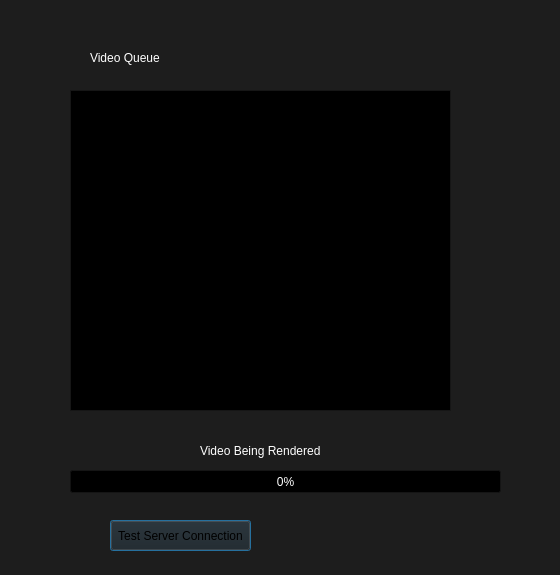
<?xml version="1.0" encoding="UTF-8"?>
<ui version="4.0">
 <class>Dialog</class>
 <widget class="QDialog" name="Dialog">
  <property name="geometry">
   <rect>
    <x>0</x>
    <y>0</y>
    <width>560</width>
    <height>575</height>
   </rect>
  </property>
  <property name="palette">
   <palette>
    <active>
     <colorrole role="WindowText">
      <brush brushstyle="SolidPattern">
       <color alpha="255">
        <red>255</red>
        <green>255</green>
        <blue>255</blue>
       </color>
      </brush>
     </colorrole>
     <colorrole role="Button">
      <brush brushstyle="SolidPattern">
       <color alpha="255">
        <red>29</red>
        <green>29</green>
        <blue>29</blue>
       </color>
      </brush>
     </colorrole>
     <colorrole role="Light">
      <brush brushstyle="SolidPattern">
       <color alpha="255">
        <red>43</red>
        <green>43</green>
        <blue>43</blue>
       </color>
      </brush>
     </colorrole>
     <colorrole role="Midlight">
      <brush brushstyle="SolidPattern">
       <color alpha="255">
        <red>36</red>
        <green>36</green>
        <blue>36</blue>
       </color>
      </brush>
     </colorrole>
     <colorrole role="Dark">
      <brush brushstyle="SolidPattern">
       <color alpha="255">
        <red>14</red>
        <green>14</green>
        <blue>14</blue>
       </color>
      </brush>
     </colorrole>
     <colorrole role="Mid">
      <brush brushstyle="SolidPattern">
       <color alpha="255">
        <red>19</red>
        <green>19</green>
        <blue>19</blue>
       </color>
      </brush>
     </colorrole>
     <colorrole role="Text">
      <brush brushstyle="SolidPattern">
       <color alpha="255">
        <red>255</red>
        <green>255</green>
        <blue>255</blue>
       </color>
      </brush>
     </colorrole>
     <colorrole role="BrightText">
      <brush brushstyle="SolidPattern">
       <color alpha="255">
        <red>255</red>
        <green>255</green>
        <blue>255</blue>
       </color>
      </brush>
     </colorrole>
     <colorrole role="ButtonText">
      <brush brushstyle="SolidPattern">
       <color alpha="255">
        <red>0</red>
        <green>0</green>
        <blue>0</blue>
       </color>
      </brush>
     </colorrole>
     <colorrole role="Base">
      <brush brushstyle="SolidPattern">
       <color alpha="255">
        <red>0</red>
        <green>0</green>
        <blue>0</blue>
       </color>
      </brush>
     </colorrole>
     <colorrole role="Window">
      <brush brushstyle="SolidPattern">
       <color alpha="255">
        <red>29</red>
        <green>29</green>
        <blue>29</blue>
       </color>
      </brush>
     </colorrole>
     <colorrole role="Shadow">
      <brush brushstyle="SolidPattern">
       <color alpha="255">
        <red>0</red>
        <green>0</green>
        <blue>0</blue>
       </color>
      </brush>
     </colorrole>
     <colorrole role="AlternateBase">
      <brush brushstyle="SolidPattern">
       <color alpha="255">
        <red>14</red>
        <green>14</green>
        <blue>14</blue>
       </color>
      </brush>
     </colorrole>
     <colorrole role="ToolTipBase">
      <brush brushstyle="SolidPattern">
       <color alpha="255">
        <red>255</red>
        <green>255</green>
        <blue>220</blue>
       </color>
      </brush>
     </colorrole>
     <colorrole role="ToolTipText">
      <brush brushstyle="SolidPattern">
       <color alpha="255">
        <red>0</red>
        <green>0</green>
        <blue>0</blue>
       </color>
      </brush>
     </colorrole>
    </active>
    <inactive>
     <colorrole role="WindowText">
      <brush brushstyle="SolidPattern">
       <color alpha="255">
        <red>255</red>
        <green>255</green>
        <blue>255</blue>
       </color>
      </brush>
     </colorrole>
     <colorrole role="Button">
      <brush brushstyle="SolidPattern">
       <color alpha="255">
        <red>29</red>
        <green>29</green>
        <blue>29</blue>
       </color>
      </brush>
     </colorrole>
     <colorrole role="Light">
      <brush brushstyle="SolidPattern">
       <color alpha="255">
        <red>43</red>
        <green>43</green>
        <blue>43</blue>
       </color>
      </brush>
     </colorrole>
     <colorrole role="Midlight">
      <brush brushstyle="SolidPattern">
       <color alpha="255">
        <red>36</red>
        <green>36</green>
        <blue>36</blue>
       </color>
      </brush>
     </colorrole>
     <colorrole role="Dark">
      <brush brushstyle="SolidPattern">
       <color alpha="255">
        <red>14</red>
        <green>14</green>
        <blue>14</blue>
       </color>
      </brush>
     </colorrole>
     <colorrole role="Mid">
      <brush brushstyle="SolidPattern">
       <color alpha="255">
        <red>19</red>
        <green>19</green>
        <blue>19</blue>
       </color>
      </brush>
     </colorrole>
     <colorrole role="Text">
      <brush brushstyle="SolidPattern">
       <color alpha="255">
        <red>255</red>
        <green>255</green>
        <blue>255</blue>
       </color>
      </brush>
     </colorrole>
     <colorrole role="BrightText">
      <brush brushstyle="SolidPattern">
       <color alpha="255">
        <red>255</red>
        <green>255</green>
        <blue>255</blue>
       </color>
      </brush>
     </colorrole>
     <colorrole role="ButtonText">
      <brush brushstyle="SolidPattern">
       <color alpha="255">
        <red>0</red>
        <green>0</green>
        <blue>0</blue>
       </color>
      </brush>
     </colorrole>
     <colorrole role="Base">
      <brush brushstyle="SolidPattern">
       <color alpha="255">
        <red>0</red>
        <green>0</green>
        <blue>0</blue>
       </color>
      </brush>
     </colorrole>
     <colorrole role="Window">
      <brush brushstyle="SolidPattern">
       <color alpha="255">
        <red>29</red>
        <green>29</green>
        <blue>29</blue>
       </color>
      </brush>
     </colorrole>
     <colorrole role="Shadow">
      <brush brushstyle="SolidPattern">
       <color alpha="255">
        <red>0</red>
        <green>0</green>
        <blue>0</blue>
       </color>
      </brush>
     </colorrole>
     <colorrole role="AlternateBase">
      <brush brushstyle="SolidPattern">
       <color alpha="255">
        <red>14</red>
        <green>14</green>
        <blue>14</blue>
       </color>
      </brush>
     </colorrole>
     <colorrole role="ToolTipBase">
      <brush brushstyle="SolidPattern">
       <color alpha="255">
        <red>255</red>
        <green>255</green>
        <blue>220</blue>
       </color>
      </brush>
     </colorrole>
     <colorrole role="ToolTipText">
      <brush brushstyle="SolidPattern">
       <color alpha="255">
        <red>0</red>
        <green>0</green>
        <blue>0</blue>
       </color>
      </brush>
     </colorrole>
    </inactive>
    <disabled>
     <colorrole role="WindowText">
      <brush brushstyle="SolidPattern">
       <color alpha="255">
        <red>14</red>
        <green>14</green>
        <blue>14</blue>
       </color>
      </brush>
     </colorrole>
     <colorrole role="Button">
      <brush brushstyle="SolidPattern">
       <color alpha="255">
        <red>29</red>
        <green>29</green>
        <blue>29</blue>
       </color>
      </brush>
     </colorrole>
     <colorrole role="Light">
      <brush brushstyle="SolidPattern">
       <color alpha="255">
        <red>43</red>
        <green>43</green>
        <blue>43</blue>
       </color>
      </brush>
     </colorrole>
     <colorrole role="Midlight">
      <brush brushstyle="SolidPattern">
       <color alpha="255">
        <red>36</red>
        <green>36</green>
        <blue>36</blue>
       </color>
      </brush>
     </colorrole>
     <colorrole role="Dark">
      <brush brushstyle="SolidPattern">
       <color alpha="255">
        <red>14</red>
        <green>14</green>
        <blue>14</blue>
       </color>
      </brush>
     </colorrole>
     <colorrole role="Mid">
      <brush brushstyle="SolidPattern">
       <color alpha="255">
        <red>19</red>
        <green>19</green>
        <blue>19</blue>
       </color>
      </brush>
     </colorrole>
     <colorrole role="Text">
      <brush brushstyle="SolidPattern">
       <color alpha="255">
        <red>14</red>
        <green>14</green>
        <blue>14</blue>
       </color>
      </brush>
     </colorrole>
     <colorrole role="BrightText">
      <brush brushstyle="SolidPattern">
       <color alpha="255">
        <red>255</red>
        <green>255</green>
        <blue>255</blue>
       </color>
      </brush>
     </colorrole>
     <colorrole role="ButtonText">
      <brush brushstyle="SolidPattern">
       <color alpha="255">
        <red>14</red>
        <green>14</green>
        <blue>14</blue>
       </color>
      </brush>
     </colorrole>
     <colorrole role="Base">
      <brush brushstyle="SolidPattern">
       <color alpha="255">
        <red>29</red>
        <green>29</green>
        <blue>29</blue>
       </color>
      </brush>
     </colorrole>
     <colorrole role="Window">
      <brush brushstyle="SolidPattern">
       <color alpha="255">
        <red>29</red>
        <green>29</green>
        <blue>29</blue>
       </color>
      </brush>
     </colorrole>
     <colorrole role="Shadow">
      <brush brushstyle="SolidPattern">
       <color alpha="255">
        <red>0</red>
        <green>0</green>
        <blue>0</blue>
       </color>
      </brush>
     </colorrole>
     <colorrole role="AlternateBase">
      <brush brushstyle="SolidPattern">
       <color alpha="255">
        <red>29</red>
        <green>29</green>
        <blue>29</blue>
       </color>
      </brush>
     </colorrole>
     <colorrole role="ToolTipBase">
      <brush brushstyle="SolidPattern">
       <color alpha="255">
        <red>255</red>
        <green>255</green>
        <blue>220</blue>
       </color>
      </brush>
     </colorrole>
     <colorrole role="ToolTipText">
      <brush brushstyle="SolidPattern">
       <color alpha="255">
        <red>0</red>
        <green>0</green>
        <blue>0</blue>
       </color>
      </brush>
     </colorrole>
    </disabled>
   </palette>
  </property>
  <property name="windowTitle">
   <string>Video Generator</string>
  </property>
  <widget class="QTextBrowser" name="scriptQueue">
   <property name="geometry">
    <rect>
     <x>70</x>
     <y>90</y>
     <width>381</width>
     <height>321</height>
    </rect>
   </property>
  </widget>
  <widget class="QLabel" name="label_2">
   <property name="geometry">
    <rect>
     <x>90</x>
     <y>50</y>
     <width>271</width>
     <height>16</height>
    </rect>
   </property>
   <property name="text">
    <string>Video Queue</string>
   </property>
  </widget>
  <widget class="QLabel" name="renderStatus">
   <property name="geometry">
    <rect>
     <x>200</x>
     <y>440</y>
     <width>191</width>
     <height>21</height>
    </rect>
   </property>
   <property name="text">
    <string>Video Being Rendered</string>
   </property>
  </widget>
  <widget class="QProgressBar" name="progressBar">
   <property name="geometry">
    <rect>
     <x>70</x>
     <y>470</y>
     <width>431</width>
     <height>23</height>
    </rect>
   </property>
   <property name="value">
    <number>0</number>
   </property>
  </widget>
  <widget class="QPushButton" name="testServerConnection">
   <property name="geometry">
    <rect>
     <x>110</x>
     <y>520</y>
     <width>141</width>
     <height>31</height>
    </rect>
   </property>
   <property name="text">
    <string>Test Server Connection</string>
   </property>
  </widget>
  <widget class="QLabel" name="connectionStatus">
   <property name="geometry">
    <rect>
     <x>270</x>
     <y>510</y>
     <width>241</width>
     <height>61</height>
    </rect>
   </property>
   <property name="text">
    <string/>
   </property>
   <property name="wordWrap">
    <bool>true</bool>
   </property>
  </widget>
 </widget>
 <resources/>
 <connections/>
</ui>
